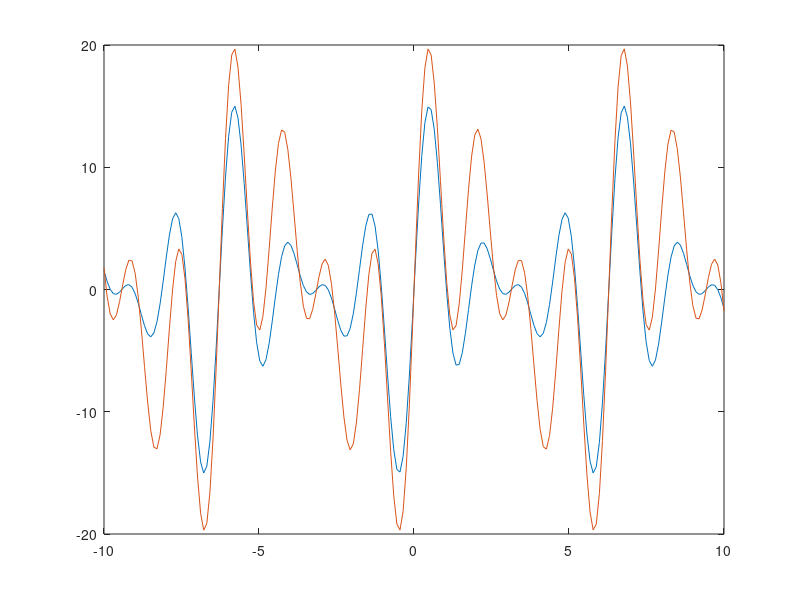

Recreate this plot in MATLAB.
% Script File: SumOfSines2
% Plots the functions
%     f(x) = 2sin(x) + 3sin(2x) + 7sin(3x) + 5sin(4x)
%     g(x) = 8sin(x) + 2sin(2x) + 6sin(3x) + 9sin(4x)
% Accross the interval [-10,10]

close all
n = 200;
x = linspace(-10,10,n)';
A = [sin(x) sin(2*x) sin(3*x) sin(4*x)];
y = A * [2 8; 3 2; 7 6; 5 9];
plot(x,y)
